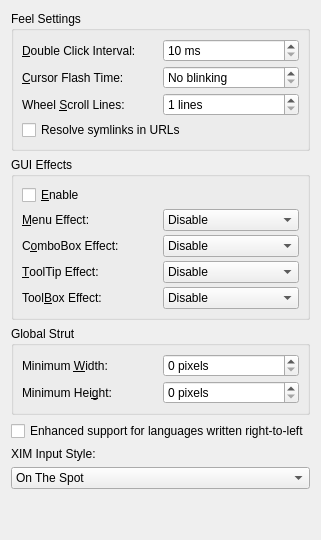
      <widget class="QWidget" name="tab" >
       <attribute name="title" >
        <string>Interface</string>
       </attribute>
       <layout class="QVBoxLayout" >
        <item>
         <widget class="QGroupBox" name="GroupBox4" >
          <property name="title" >
           <string>Feel Settings</string>
          </property>
          <layout class="QGridLayout" >
           <property name="margin" >
            <number>8</number>
           </property>
           <property name="spacing" >
            <number>4</number>
           </property>
           <item row="0" column="1" >
            <widget class="QSpinBox" name="dcispin" >
             <property name="suffix" >
              <string> ms</string>
             </property>
             <property name="minimum" >
              <number>10</number>
             </property>
             <property name="maximum" >
              <number>10000</number>
             </property>
            </widget>
           </item>
           <item row="0" column="0" >
            <widget class="QLabel" name="dcibuddy" >
             <property name="text" >
              <string>&amp;Double Click Interval:</string>
             </property>
             <property name="buddy" >
              <cstring>dcispin</cstring>
             </property>
            </widget>
           </item>
           <item row="1" column="1" >
            <widget class="QSpinBox" name="cfispin" >
             <property name="specialValueText" >
              <string>No blinking</string>
             </property>
             <property name="suffix" >
              <string> ms</string>
             </property>
             <property name="minimum" >
              <number>9</number>
             </property>
             <property name="maximum" >
              <number>10000</number>
             </property>
            </widget>
           </item>
           <item row="1" column="0" >
            <widget class="QLabel" name="cfibuddy" >
             <property name="text" >
              <string>&amp;Cursor Flash Time:</string>
             </property>
             <property name="buddy" >
              <cstring>cfispin</cstring>
             </property>
            </widget>
           </item>
           <item row="2" column="1" >
            <widget class="QSpinBox" name="wslspin" >
             <property name="suffix" >
              <string> lines</string>
             </property>
             <property name="minimum" >
              <number>1</number>
             </property>
             <property name="maximum" >
              <number>20</number>
             </property>
            </widget>
           </item>
           <item row="2" column="0" >
            <widget class="QLabel" name="wslbuddy" >
             <property name="text" >
              <string>Wheel &amp;Scroll Lines:</string>
             </property>
             <property name="buddy" >
              <cstring>wslspin</cstring>
             </property>
            </widget>
           </item>
           <item row="3" column="0" colspan="2" >
            <widget class="QCheckBox" name="resolvelinks" >
             <property name="text" >
              <string>Resolve symlinks in URLs</string>
             </property>
            </widget>
           </item>
          </layout>
         </widget>
        </item>
        <item>
         <widget class="QGroupBox" name="GroupBox3" >
          <property name="title" >
           <string>GUI Effects</string>
          </property>
          <layout class="QVBoxLayout" >
           <property name="spacing" >
            <number>4</number>
           </property>
           <property name="margin" >
            <number>8</number>
           </property>
           <item>
            <widget class="QCheckBox" name="effectcheckbox" >
             <property name="text" >
              <string>&amp;Enable</string>
             </property>
             <property name="shortcut" >
              <string>Alt+E</string>
             </property>
            </widget>
           </item>
           <item>
            <widget class="Q3Frame" name="effectbase" >
             <property name="frameShape" >
              <enum>QFrame::NoFrame</enum>
             </property>
             <property name="frameShadow" >
              <enum>QFrame::Plain</enum>
             </property>
             <layout class="QGridLayout" >
              <property name="margin" >
               <number>0</number>
              </property>
              <property name="spacing" >
               <number>4</number>
              </property>
              <item row="0" column="0" >
               <widget class="QLabel" name="meffectbuddy" >
                <property name="text" >
                 <string>&amp;Menu Effect:</string>
                </property>
                <property name="buddy" >
                 <cstring>menueffect</cstring>
                </property>
               </widget>
              </item>
              <item row="1" column="0" >
               <widget class="QLabel" name="ceffectbuddy" >
                <property name="text" >
                 <string>C&amp;omboBox Effect:</string>
                </property>
                <property name="buddy" >
                 <cstring>comboeffect</cstring>
                </property>
               </widget>
              </item>
              <item row="2" column="0" >
               <widget class="QLabel" name="teffectbuddy" >
                <property name="text" >
                 <string>&amp;ToolTip Effect:</string>
                </property>
                <property name="buddy" >
                 <cstring>tooltipeffect</cstring>
                </property>
               </widget>
              </item>
              <item row="3" column="0" >
               <widget class="QLabel" name="beffectbuddy" >
                <property name="text" >
                 <string>Tool&amp;Box Effect:</string>
                </property>
                <property name="buddy" >
                 <cstring>toolboxeffect</cstring>
                </property>
               </widget>
              </item>
              <item row="0" column="1" >
               <widget class="QComboBox" name="menueffect" >
                <property name="currentIndex" >
                 <number>0</number>
                </property>
                <property name="autoCompletion" >
                 <bool>true</bool>
                </property>
                <item>
                 <property name="text" >
                  <string>Disable</string>
                 </property>
                </item>
                <item>
                 <property name="text" >
                  <string>Animate</string>
                 </property>
                </item>
                <item>
                 <property name="text" >
                  <string>Fade</string>
                 </property>
                </item>
               </widget>
              </item>
              <item row="1" column="1" >
               <widget class="QComboBox" name="comboeffect" >
                <item>
                 <property name="text" >
                  <string>Disable</string>
                 </property>
                </item>
                <item>
                 <property name="text" >
                  <string>Animate</string>
                 </property>
                </item>
               </widget>
              </item>
              <item row="2" column="1" >
               <widget class="QComboBox" name="tooltipeffect" >
                <item>
                 <property name="text" >
                  <string>Disable</string>
                 </property>
                </item>
                <item>
                 <property name="text" >
                  <string>Animate</string>
                 </property>
                </item>
                <item>
                 <property name="text" >
                  <string>Fade</string>
                 </property>
                </item>
               </widget>
              </item>
              <item row="3" column="1" >
               <widget class="QComboBox" name="toolboxeffect" >
                <item>
                 <property name="text" >
                  <string>Disable</string>
                 </property>
                </item>
                <item>
                 <property name="text" >
                  <string>Animate</string>
                 </property>
                </item>
               </widget>
              </item>
             </layout>
            </widget>
           </item>
          </layout>
         </widget>
        </item>
        <item>
         <widget class="QGroupBox" name="GroupBox5" >
          <property name="title" >
           <string>Global Strut</string>
          </property>
          <layout class="QGridLayout" >
           <property name="margin" >
            <number>8</number>
           </property>
           <property name="spacing" >
            <number>4</number>
           </property>
           <item row="0" column="0" >
            <widget class="QLabel" name="swbuddy" >
             <property name="text" >
              <string>Minimum &amp;Width:</string>
             </property>
             <property name="buddy" >
              <cstring>strutwidth</cstring>
             </property>
            </widget>
           </item>
           <item row="1" column="0" >
            <widget class="QLabel" name="shbuddy" >
             <property name="text" >
              <string>Minimum Hei&amp;ght:</string>
             </property>
             <property name="buddy" >
              <cstring>strutheight</cstring>
             </property>
            </widget>
           </item>
           <item row="0" column="1" >
            <widget class="QSpinBox" name="strutwidth" >
             <property name="suffix" >
              <string> pixels</string>
             </property>
             <property name="maximum" >
              <number>1000</number>
             </property>
            </widget>
           </item>
           <item row="1" column="1" >
            <widget class="QSpinBox" name="strutheight" >
             <property name="suffix" >
              <string> pixels</string>
             </property>
             <property name="maximum" >
              <number>1000</number>
             </property>
            </widget>
           </item>
          </layout>
         </widget>
        </item>
        <item>
         <widget class="QCheckBox" name="rtlExtensions" >
          <property name="text" >
           <string>Enhanced support for languages written right-to-left</string>
          </property>
         </widget>
        </item>
        <item>
         <widget class="QLabel" name="inputStyleLabel" >
          <property name="text" >
           <string>XIM Input Style:</string>
          </property>
         </widget>
        </item>
        <item>
         <widget class="QComboBox" name="inputStyle" >
          <property name="currentIndex" >
           <number>0</number>
          </property>
          <item>
           <property name="text" >
            <string>On The Spot</string>
           </property>
          </item>
          <item>
           <property name="text" >
            <string>Over The Spot</string>
           </property>
          </item>
          <item>
           <property name="text" >
            <string>Off The Spot</string>
           </property>
          </item>
          <item>
           <property name="text" >
            <string>Root</string>
           </property>
          </item>
         </widget>
        </item>
        <item>
         <spacer>
          <property name="orientation" >
           <enum>Qt::Vertical</enum>
          </property>
          <property name="sizeType" >
           <enum>QSizePolicy::Expanding</enum>
          </property>
          <property name="sizeHint" stdset="0" >
           <size>
            <width>20</width>
            <height>40</height>
           </size>
          </property>
         </spacer>
        </item>
       </layout>
      </widget>
